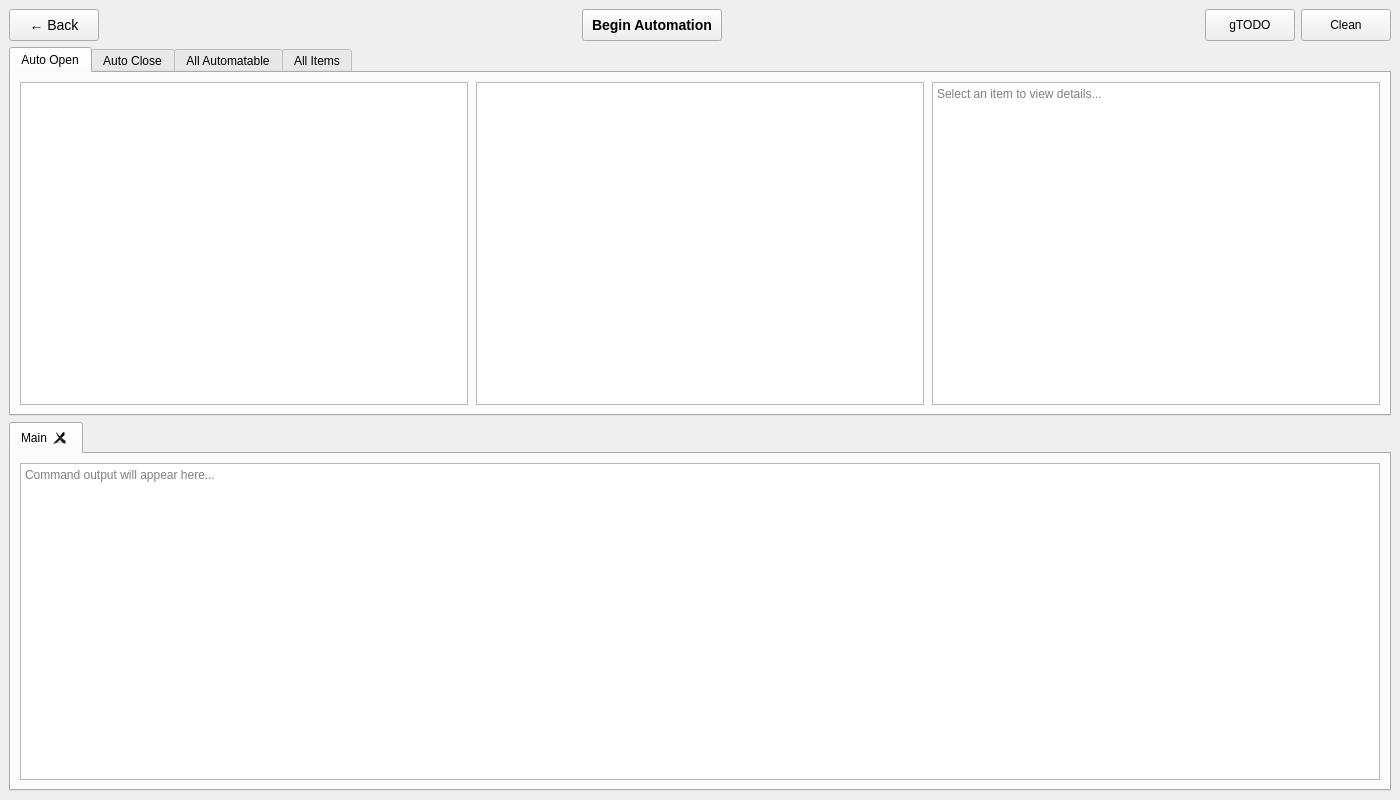
<?xml version="1.0" encoding="UTF-8"?>
<ui version="4.0">
 <class>AutomationWindow</class>
 <widget class="QMainWindow" name="AutomationWindow">
  <property name="geometry">
   <rect>
    <x>0</x>
    <y>0</y>
    <width>1400</width>
    <height>800</height>
   </rect>
  </property>
  <property name="windowTitle">
   <string>Automation Page</string>
  </property>
  <widget class="QWidget" name="centralwidget">
   <layout class="QVBoxLayout" name="mainVerticalLayout">
    <item>
     <layout class="QHBoxLayout" name="topBarLayout">
      <item>
       <widget class="QPushButton" name="backBtn">
        <property name="text">
         <string>← Back</string>
        </property>
        <property name="minimumSize">
         <size>
          <width>90</width>
          <height>32</height>
         </size>
        </property>
        <property name="maximumSize">
         <size>
          <width>90</width>
          <height>32</height>
         </size>
        </property>
        <property name="styleSheet">
         <string>font-size: 14px;</string>
        </property>
       </widget>
      </item>
      <item>
       <spacer name="leftSpacer">
        <property name="orientation">
         <enum>Qt::Horizontal</enum>
        </property>
        <property name="sizeHint" stdset="0">
         <size>
          <width>40</width>
          <height>20</height>
         </size>
        </property>
       </spacer>
      </item>
      <item>
       <widget class="QPushButton" name="beginAutomationBtn">
        <property name="text">
         <string>Begin Automation</string>
        </property>
        <property name="minimumSize">
         <size>
          <width>140</width>
          <height>32</height>
         </size>
        </property>
        <property name="maximumSize">
         <size>
          <width>140</width>
          <height>32</height>
         </size>
        </property>
        <property name="styleSheet">
         <string>font-size: 14px; font-weight: bold;</string>
        </property>
       </widget>
      </item>
      <item>
       <spacer name="rightSpacer">
        <property name="orientation">
         <enum>Qt::Horizontal</enum>
        </property>
        <property name="sizeHint" stdset="0">
         <size>
          <width>40</width>
          <height>20</height>
         </size>
        </property>
       </spacer>
      </item>
      <item>
       <widget class="QPushButton" name="getTodoBtn">
        <property name="text">
         <string>gTODO</string>
        </property>
        <property name="minimumSize">
         <size>
          <width>90</width>
          <height>32</height>
         </size>
        </property>
        <property name="maximumSize">
         <size>
          <width>90</width>
          <height>32</height>
         </size>
        </property>
       </widget>
      </item>
      <item>
       <widget class="QPushButton" name="cleanBtn">
        <property name="text">
         <string>Clean</string>
        </property>
        <property name="minimumSize">
         <size>
          <width>90</width>
          <height>32</height>
         </size>
        </property>
        <property name="maximumSize">
         <size>
          <width>90</width>
          <height>32</height>
         </size>
        </property>
       </widget>
      </item>
     </layout>
    </item>
    <item>
     <widget class="QTabWidget" name="mainTabWidget">
      <property name="currentIndex">
       <number>0</number>
      </property>
      <widget class="QWidget" name="automatableOpenTab">
       <attribute name="title">
        <string>Auto Open</string>
       </attribute>
       <layout class="QVBoxLayout" name="automatableOpenTabLayout">
        <item>
         <layout class="QHBoxLayout" name="automatableOpenContentLayout">
          <property name="spacing">
           <number>8</number>
          </property>
          <item>
           <layout class="QVBoxLayout" name="automatableOpenCategoryLayout">
            <item>
             <widget class="QListWidget" name="automatableOpenCategoryList">
              <property name="minimumWidth">
               <number>120</number>
              </property>
              <property name="maximumWidth">
               <number>120</number>
              </property>
             </widget>
            </item>
           </layout>
          </item>
          <item>
           <widget class="QListWidget" name="automatableOpenItemList">
            <property name="minimumWidth">
             <number>250</number>
            </property>
           </widget>
          </item>
          <item>
           <widget class="QTextBrowser" name="automatableOpenDetailView">
            <property name="readOnly">
             <bool>true</bool>
            </property>
            <property name="placeholderText">
             <string>Select an item to view details...</string>
            </property>
           </widget>
          </item>
         </layout>
        </item>
       </layout>
      </widget>
      <widget class="QWidget" name="automatableCloseTab">
       <attribute name="title">
        <string>Auto Close</string>
       </attribute>
       <layout class="QVBoxLayout" name="automatableCloseTabLayout">
        <item>
         <layout class="QHBoxLayout" name="automatableCloseContentLayout">
          <property name="spacing">
           <number>8</number>
          </property>
          <item>
           <layout class="QVBoxLayout" name="automatableCloseCategoryLayout">
            <item>
             <widget class="QListWidget" name="automatableCloseCategoryList">
              <property name="minimumWidth">
               <number>120</number>
              </property>
              <property name="maximumWidth">
               <number>120</number>
              </property>
             </widget>
            </item>
           </layout>
          </item>
          <item>
           <widget class="QListWidget" name="automatableCloseItemList">
            <property name="minimumWidth">
             <number>250</number>
            </property>
           </widget>
          </item>
          <item>
           <widget class="QTextBrowser" name="automatableCloseDetailView">
            <property name="readOnly">
             <bool>true</bool>
            </property>
            <property name="placeholderText">
             <string>Select an item to view details...</string>
            </property>
           </widget>
          </item>
         </layout>
        </item>
       </layout>
      </widget>
      <widget class="QWidget" name="automatableTab">
       <attribute name="title">
        <string>All Automatable</string>
       </attribute>
       <layout class="QVBoxLayout" name="automatableTabLayout">
        <item>
         <layout class="QHBoxLayout" name="automatableContentLayout">
          <property name="spacing">
           <number>8</number>
          </property>
          <item>
           <layout class="QVBoxLayout" name="automatableCategoryLayout">
            <item>
             <widget class="QListWidget" name="automatableCategoryList">
              <property name="minimumWidth">
               <number>120</number>
              </property>
              <property name="maximumWidth">
               <number>120</number>
              </property>
             </widget>
            </item>
           </layout>
          </item>
          <item>
           <widget class="QListWidget" name="automatableItemList">
            <property name="minimumWidth">
             <number>250</number>
            </property>
           </widget>
          </item>
          <item>
           <widget class="QTextBrowser" name="automatableDetailView">
            <property name="readOnly">
             <bool>true</bool>
            </property>
            <property name="placeholderText">
             <string>Select an item to view details...</string>
            </property>
           </widget>
          </item>
         </layout>
        </item>
       </layout>
      </widget>
      <widget class="QWidget" name="allItemsTab">
       <attribute name="title">
        <string>All Items</string>
       </attribute>
       <layout class="QVBoxLayout" name="allItemsTabLayout">
        <item>
         <layout class="QHBoxLayout" name="allItemsContentLayout">
          <property name="spacing">
           <number>8</number>
          </property>
          <item>
           <layout class="QVBoxLayout" name="allItemsCategoryLayout">
            <item>
             <widget class="QListWidget" name="allItemsCategoryList">
              <property name="minimumWidth">
               <number>120</number>
              </property>
              <property name="maximumWidth">
               <number>120</number>
              </property>
             </widget>
            </item>
           </layout>
          </item>
          <item>
           <widget class="QListWidget" name="allItemsItemList">
            <property name="minimumWidth">
             <number>250</number>
            </property>
           </widget>
          </item>
          <item>
           <widget class="QTextBrowser" name="allItemsDetailView">
            <property name="readOnly">
             <bool>true</bool>
            </property>
            <property name="placeholderText">
             <string>Select an item to view details...</string>
            </property>
           </widget>
          </item>
         </layout>
        </item>
       </layout>
      </widget>
     </widget>
    </item>
    <item>
     <widget class="QTabWidget" name="consoleTabWidget">
      <property name="minimumHeight">
       <number>200</number>
      </property>
      <property name="tabsClosable">
       <bool>true</bool>
      </property>
      <widget class="QWidget" name="defaultTab">
       <attribute name="title">
        <string>Main</string>
       </attribute>
       <layout class="QVBoxLayout" name="defaultTabLayout">
        <item>
         <widget class="QTextEdit" name="consoleOutput">
          <property name="readOnly">
           <bool>true</bool>
          </property>
          <property name="placeholderText">
           <string>Command output will appear here...</string>
          </property>
         </widget>
        </item>
       </layout>
      </widget>
     </widget>
    </item>
   </layout>
  </widget>
 </widget>
 <resources/>
 <connections/>
</ui>
